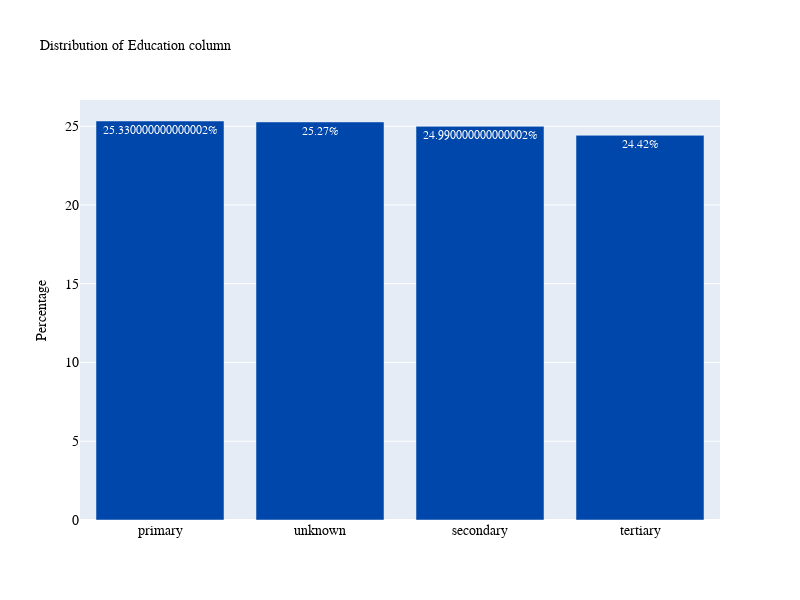

The cell this chart's notebook holds for it:
### Code cell
plot_bar('Education')

### Figure 1 — Plotly figure (JSON) as saved in the notebook; plotly's stock layout.template omitted (floating-point values rounded to 4 significant figures)
{"data": [{"marker": {"color": "#0047AB"}, "text": ["25.330000000000002%", "25.27%", "24.990000000000002%", "24.42%"], "textposition": "auto", "type": "bar", "x": ["primary", "unknown", "secondary", "tertiary"], "y": [25.33, 25.27, 24.99, 24.42]}], "layout": {"autosize": false, "font": {"color": "white", "family": "Courier New, monospace", "size": 12}, "height": 600, "title": {"font": {"color": "black", "family": "Courier New, monospace", "size": 14}, "text": "Distribution of Education column"}, "width": 800, "xaxis": {"tickfont": {"color": "black", "family": "Courier New, monospace", "size": 14}}, "yaxis": {"tickfont": {"color": "black", "family": "Courier New, monospace", "size": 14}, "title": {"font": {"color": "black", "size": 14}, "text": "Percentage"}}}}
